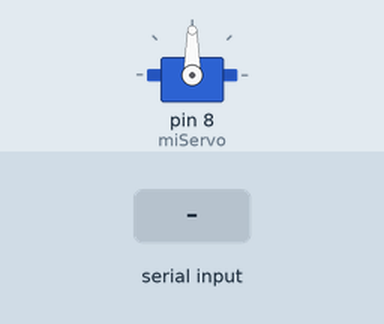
Simulated run of this sketch. Board: Arduino Uno, built with avr-gcc and run on an emulated ATmega328P. On the bench: servo. Inputs (shaded band) come from the test bench.

Above: at 1.2 s.
1.3 s: "30,150\n" received over Serial
At 1.7 s:
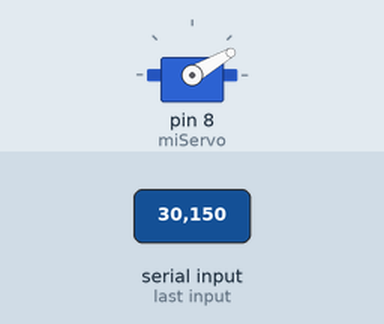
2.8 s: "5\n" received over Serial
At 3.9 s:
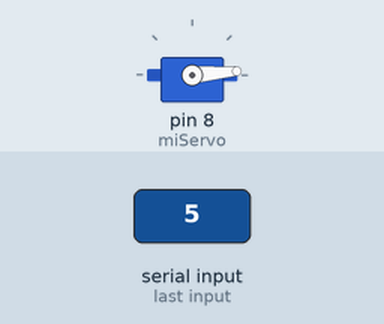
4.3 s: "90,45\n" received over Serial
At 5.2 s:
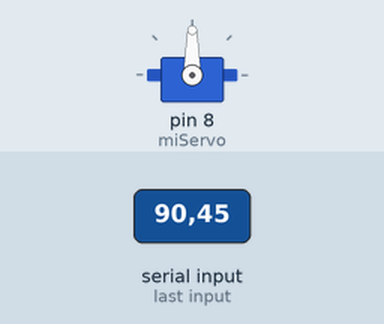
Timing chart, 0 to 7.3 s (numbered marks = the images above; inputs shaded):
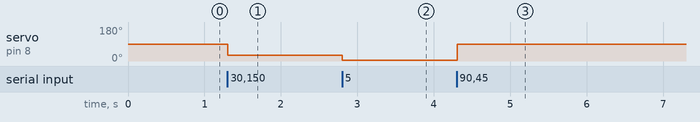

The sketch:

servo_livepy.ino
```cpp
#include <Servo.h>

Servo miServo;
int angle1 = 90;

void setup() {
  Serial.begin(9600);
  miServo.write(angle1);
  miServo.attach(8);
}

void loop() {
  // verifica si hay nuevos datos enviados por el usb
  if (Serial.available() > 0) {

    // lee los datos enviados por el usb
    String mensaje = Serial.readStringUntil('\n');

    // conversion de mensaje a numero para ser usado como angulo
    int angle1 = mensaje.toInt();

    // seguridad de movimiento para el servo
    if (angle1 >= 0 && angle1 <= 180) {
      miServo.write(angle1);
    }
  }
}
```

Measured:
- after the input at 1.3 s, servo on pin 8 (miServo): 90° → 30° at once
- after the input at 2.8 s, servo on pin 8 (miServo): 30° → 5° at once
- after the input at 4.3 s, servo on pin 8 (miServo): 5° → 90° at once
